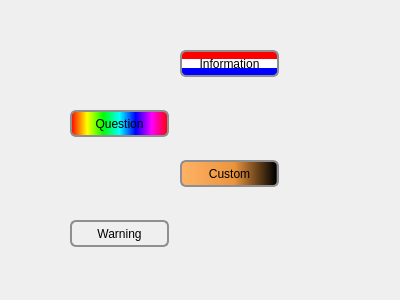
<?xml version="1.0" encoding="UTF-8"?>
<ui version="4.0">
 <class>Dialog</class>
 <widget class="QDialog" name="Dialog">
  <property name="geometry">
   <rect>
    <x>0</x>
    <y>0</y>
    <width>400</width>
    <height>300</height>
   </rect>
  </property>
  <property name="windowTitle">
   <string>Dialog</string>
  </property>
  <widget class="QPushButton" name="pushButton">
   <property name="geometry">
    <rect>
     <x>180</x>
     <y>50</y>
     <width>99</width>
     <height>27</height>
    </rect>
   </property>
   <property name="styleSheet">
    <string notr="true">QPushButton {
    border: 2px solid #8f8f91;
    border-radius: 6px;
    background-color: qlineargradient(spread:pad, x1:0, y1:0, x2:0, y2:1, stop:0 rgba(255, 0, 0, 255), stop:0.339795 rgba(255, 0, 0, 255), stop:0.339799 rgba(255, 255, 255, 255), stop:0.662444 rgba(255, 255, 255, 255), stop:0.662469 rgba(0, 0, 255, 255), stop:1 rgba(0, 0, 255, 255));
    min-width: 80px;
}</string>
   </property>
   <property name="text">
    <string>Information</string>
   </property>
  </widget>
  <widget class="QPushButton" name="pushButton_2">
   <property name="geometry">
    <rect>
     <x>70</x>
     <y>110</y>
     <width>99</width>
     <height>27</height>
    </rect>
   </property>
   <property name="styleSheet">
    <string notr="true">QPushButton {
    border: 2px solid #8f8f91;
    border-radius: 6px;
    background-color: qlineargradient(spread:pad, x1:0, y1:0, x2:1, y2:0, stop:0 rgba(255, 0, 0, 255), stop:0.166 rgba(255, 255, 0, 255), stop:0.333 rgba(0, 255, 0, 255), stop:0.5 rgba(0, 255, 255, 255), stop:0.666 rgba(0, 0, 255, 255), stop:0.833 rgba(255, 0, 255, 255), stop:1 rgba(255, 0, 0, 255));
    min-width: 80px;
}</string>
   </property>
   <property name="text">
    <string>Question</string>
   </property>
  </widget>
  <widget class="QPushButton" name="pushButton_3">
   <property name="geometry">
    <rect>
     <x>180</x>
     <y>160</y>
     <width>99</width>
     <height>27</height>
    </rect>
   </property>
   <property name="styleSheet">
    <string notr="true">QPushButton {
    border: 2px solid #8f8f91;
    border-radius: 6px;
    background-color: qlineargradient(spread:pad, x1:0, y1:0, x2:1, y2:0, stop:0 rgba(255, 178, 102, 255), stop:0.55 rgba(235, 148, 61, 255), stop:0.98 rgba(0, 0, 0, 255), stop:1 rgba(0, 0, 0, 0));
    min-width: 80px;
}</string>
   </property>
   <property name="text">
    <string>Custom</string>
   </property>
  </widget>
  <widget class="QPushButton" name="pushButton_4">
   <property name="geometry">
    <rect>
     <x>70</x>
     <y>220</y>
     <width>99</width>
     <height>27</height>
    </rect>
   </property>
   <property name="styleSheet">
    <string notr="true">QPushButton {
    border: 2px solid #8f8f91;
    border-radius: 6px;
    background-color: qconicalgradient(cx:0.5, cy:0.5, angle:0, stop:0 rgba(35, 40, 3, 255), stop:0.16 rgba(136, 106, 22, 255), stop:0.225 rgba(166, 140, 41, 255), stop:0.285 rgba(204, 181, 74, 255), stop:0.345 rgba(235, 219, 102, 255), stop:0.415 rgba(245, 236, 112, 255), stop:0.52 rgba(209, 190, 76, 255), stop:0.57 rgba(187, 156, 51, 255), stop:0.635 rgba(168, 142, 42, 255), stop:0.695 rgba(202, 174, 68, 255), stop:0.75 rgba(218, 202, 86, 255), stop:0.815 rgba(208, 187, 73, 255), stop:0.88 rgba(187, 156, 51, 255), stop:0.935 rgba(137, 108, 26, 255), stop:1 rgba(35, 40, 3, 255));
    min-width: 80px;
}

</string>
   </property>
   <property name="text">
    <string>Warning</string>
   </property>
  </widget>
 </widget>
 <layoutdefault spacing="6" margin="11"/>
 <resources/>
 <connections/>
</ui>
